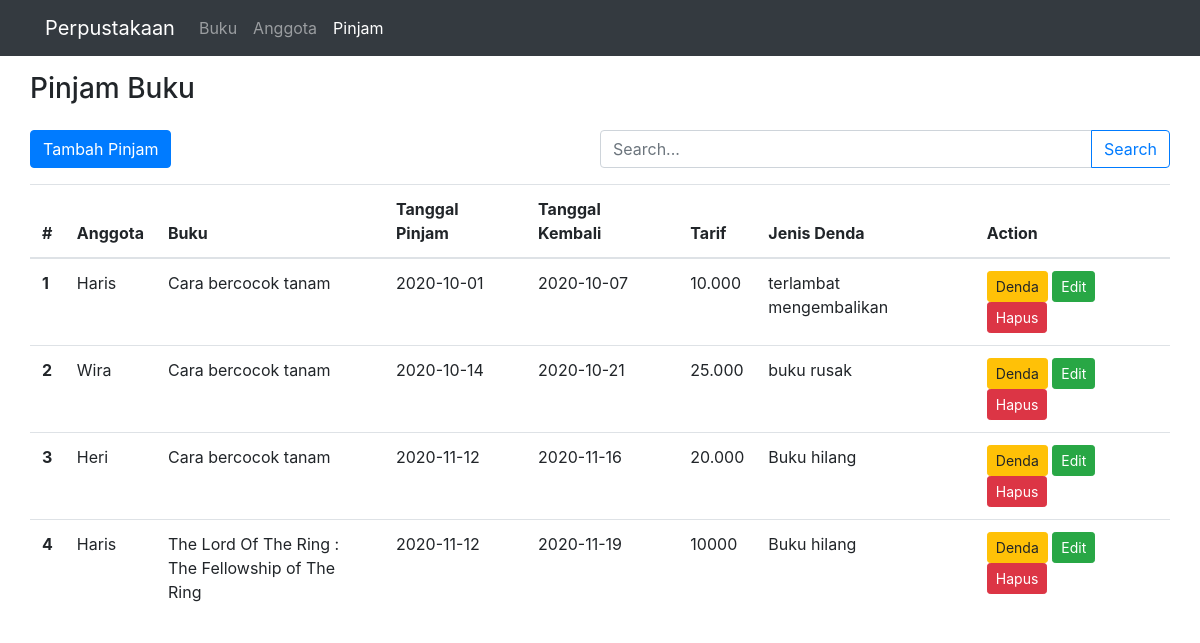
Page /?page=pinjam on the committed database.
### tables this page shows
CREATE TABLE `pinjam_buku` (
  `kode_pinjam` int(11) NOT NULL,
  `no_anggota` int(11) NOT NULL,
  `no_buku` int(11) NOT NULL,
  `tgl_pinjam` date NOT NULL,
  `tgl_kembali` date NOT NULL
);

CREATE TABLE `anggota` (
  `no_anggota` int(11) NOT NULL,
  `nama` varchar(20) NOT NULL,
  `jurusan` varchar(25) NOT NULL,
  `alamat` varchar(100) NOT NULL,
  `tgl_lahir` date NOT NULL
);

CREATE TABLE `buku` (
  `no_buku` int(11) NOT NULL,
  `judul` varchar(50) NOT NULL,
  `pengarang` varchar(50) NOT NULL,
  `thn_terbit` varchar(20) NOT NULL,
  `penerbit` varchar(50) NOT NULL,
  `jns_buku` varchar(25) NOT NULL
);

CREATE TABLE `denda` (
  `kode_denda` int(11) NOT NULL,
  `kode_pinjam` int(11) NOT NULL,
  `no_anggota` int(11) NOT NULL,
  `tgl_pinjam` date NOT NULL,
  `tarif_denda` varchar(50) NOT NULL,
  `jns_denda` varchar(50) NOT NULL
);

### function/function.php (called while the page is built, shortened)
<?php
$conn = mysqli_connect('localhost', 'root', '', 'perpustakaan');
function query($query)
{
    global $conn;
    $result = mysqli_query($conn, $query);
    $rows = [];
    while ($row = mysqli_fetch_assoc($result)) {
        $rows[] = $row;
    }
    return $rows;
}

### template/pinjam.php (the view, shortened to what this page needs)
<div class="container">
    <div class="row mt-3">
        <h3>Pinjam Buku</h3>
    </div>
    <div class="row mt-3">
        <div class="col-md-6 p-0">
            <a href="?page=tambah_pinjam" class="btn btn-primary">Tambah Pinjam</a>
        </div>
        <div class="col-md-6 p-0">
            <form action="" method="post">
                <div class="input-group">
                    <input type="text" class="form-control" placeholder="Search..." name="keyword">
                    <div class="input-group-append">
                        <button class="btn btn-outline-primary" type="submit" name="search">Search</button>
                    </div>
                </div>
            </form>
        </div>
    </div>
    <div class="row mt-3">
        <table class="table table-hover table-responsive">
            <thead>
                <tr>
                    <th scope="col">#</th>
                    <th scope="col">Anggota</th>
                    <th scope="col" width="20%">Buku</th>
                    <th scope="col">Tanggal Pinjam</th>
                    <th scope="col">Tanggal Kembali</th>
                    <th scope="col">Tarif</th>
                    <th scope="col">Jenis Denda</th>
                    <th scope="col">Action</th>
                </tr>
            </thead>
            <tbody>
                <?php
                if (isset($_POST["search"])) {
                    $keyword = $_POST["keyword"];
                    $query = "SELECT `pinjam_buku`.*, `anggota`.`nama`, `buku`.`judul`, `denda`.`tarif_denda`, `denda`.`jns_denda`
                            FROM pinjam_buku
                            INNER JOIN `anggota` ON `pinjam_buku`.`no_anggota` = `anggota`.`no_anggota`
                            INNER JOIN `buku` ON `pinjam_buku`.`no_buku` = `buku`.`no_buku`
                            INNER JOIN `denda` ON `pinjam_buku`.`kode_pinjam` = `denda`.`kode_pinjam`
                            WHERE `anggota`.`nama` LIKE '%$keyword%' OR
                                  `buku`.`judul` LIKE '%$keyword%' OR
                                  `pinjam_buku`.`tgl_pinjam` LIKE '%$keyword%' OR
                                  `pinjam_buku`.`tgl_kembali` LIKE '%$keyword%' OR
                                  `denda`.`tarif_denda` LIKE '%$keyword%' OR
                                  `denda`.`jns_denda` LIKE '%$keyword%'
                                  ";
                } else {
                    $query = "SELECT `pinjam_buku`.*, `anggota`.`nama`, `buku`.`judul`, `denda`.`tarif_denda`, `denda`.`jns_denda`
                            FROM pinjam_buku
                            INNER JOIN `anggota` ON `pinjam_buku`.`no_anggota` = `anggota`.`no_anggota`
                            INNER JOIN `buku` ON `pinjam_buku`.`no_buku` = `buku`.`no_buku`
                            INNER JOIN `denda` ON `pinjam_buku`.`kode_pinjam` = `denda`.`kode_pinjam`";
                }
                $data = query($query);
                $no = 1;
                foreach ($data as $d) :
                ?>
                    <tr>
                        <th scope="row"><?= $no++ ?></th>
                        <td><?= $d['nama'] ?></td>
                        <td><?= $d['judul'] ?></td>
                        <td><?= $d['tgl_pinjam'] ?></td>
                        <td><?= $d['tgl_kembali'] ?></td>
                        <td><?= $d['tarif_denda'] ?></td>
                        <td><?= $d['jns_denda'] ?></td>
                        <td>
                            <a href="?page=denda&id=<?= $d['kode_pinjam'] ?>" class=" btn btn-sm btn-warning">Denda</a>
                            <a href="?page=edit_pinjam&id=<?= $d['kode_pinjam'] ?>" class="btn btn-sm   btn-success">Edit</a>
                            <a href="?page=pinjam&act=hapus_pinjam&id=<?= $d['kode_pinjam'] ?>" class="btn btn-sm btn-danger" onclick="return confirm('Yakin?')">Hapus</a>
                        </td>
                    </tr>
                <?php endforeach; ?>
            </tbody>
        </table>
    </div>
</div>

### index.php (shortened to what this page needs)
<?php
include('function/function.php');
?>
<!DOCTYPE html>
<html lang="en">
<head>
    <link rel="stylesheet" href="assets/css/bootstrap.min.css">
</head>
<body>
    <nav class="navbar navbar-expand-lg navbar-dark bg-dark">
        <div class="container">
            <a class="navbar-brand" href="#">Perpustakaan</a>
            <div class="collapse navbar-collapse" id="navbarNav">
                <ul class="navbar-nav">
                    <li class="nav-item <?= (!isset($_GET["page"])) ? 'active' : ''; ?>">
                        <a class="nav-link" href="index.php">Buku <span class="sr-only">(current)</span></a>
                    </li>
                    <li class="nav-item <?= ($_GET["page"] == 'anggota') ? 'active' : ''; ?>">
                        <a class="nav-link" href="?page=anggota">Anggota</a>
                    </li>
                    <li class="nav-item <?= ($_GET["page"] == 'pinjam') ? 'active' : ''; ?>">
                        <a class="nav-link" href="?page=pinjam">Pinjam</a>
                    </li>
                </ul>
            </div>
        </div>
    </nav>
    <div class="content">
        <?php
        if (isset($_GET["page"])) {
            $page = $_GET['page'];
            switch ($page) {
                case 'pinjam':
                    require_once 'template/pinjam.php';
                    break;
            }
} ?>
</div>
</body>
</html>

### rows in the picture
pinjam_buku: no_anggota.nama "Haris", no_buku.judul "Cara bercocok tanam", tgl_pinjam "2020-10-01", tgl_kembali "2020-10-07", denda.tarif_denda "10.000", denda.jns_denda "terlambat mengembalikan"
pinjam_buku: no_anggota.nama "Wira", no_buku.judul "Cara bercocok tanam", tgl_pinjam "2020-10-14", tgl_kembali "2020-10-21", denda.tarif_denda "25.000", denda.jns_denda "buku rusak"
pinjam_buku: no_anggota.nama "Heri", no_buku.judul "Cara bercocok tanam", tgl_pinjam "2020-11-12", tgl_kembali "2020-11-16", denda.tarif_denda "20.000", denda.jns_denda "Buku hilang"
pinjam_buku: no_anggota.nama "Haris", no_buku.judul "The Lord Of The Ring : The Fellowship of The Ring", tgl_pinjam "2020-11-12", tgl_kembali "2020-11-19", denda.tarif_denda "10000", denda.jns_denda "Buku hilang"
